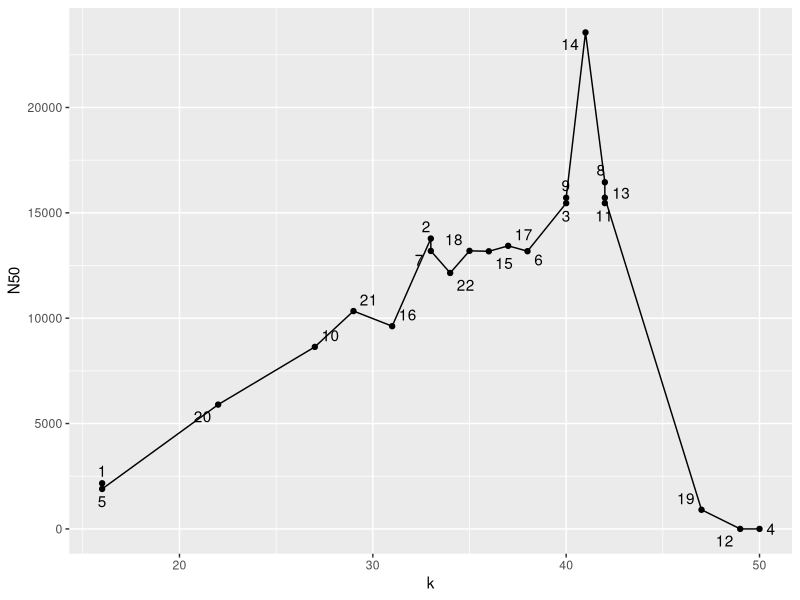
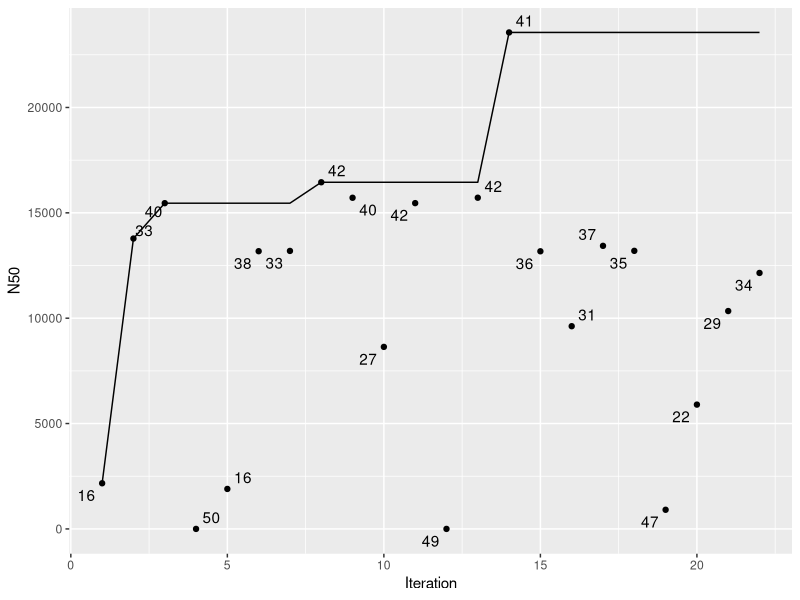

The R script that drew these images, in order:
## ---- chunk 1
library(ggplot2)
library(ggrepel)
library(tidyverse)
## ---- chunk 2
data_orig <- read_tsv("results/iterations.tsv")
data <- data_orig %>%
	select(k, N50) %>%
	distinct() %>%
	mutate(Best_N50 = cummax(N50), Iteration = row_number())
## ---- chunk 3
ggplot(data) +
	aes(x = k, y = N50, label = Iteration) +
	geom_point() +
	geom_line() +
	geom_text_repel()
## ---- chunk 4
ggplot(data) +
	aes(x = Iteration, y = N50, label = k) +
	geom_point() +
	geom_text_repel() +
	geom_line(aes(y = Best_N50))
